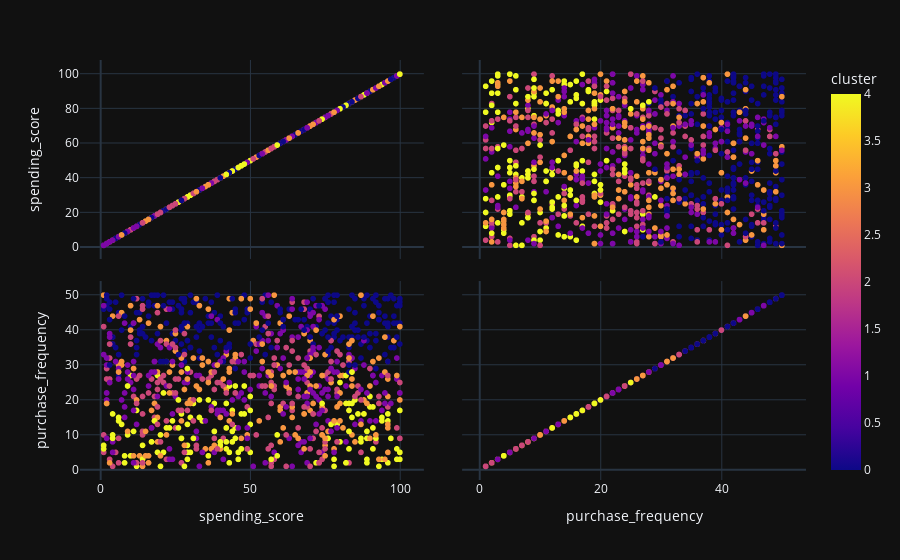

The cell this chart's notebook holds for it:
### Code cell
fig = px.scatter_matrix(features, dimensions=['spending_score', 'purchase_frequency'], color='cluster')
fig.show()

### Figure 1 — Plotly figure (JSON) as saved in the notebook; plotly's stock layout.template omitted (floating-point values rounded to 4 significant figures; data arrays with more than 128 entries replaced by an {"elided": "..."} marker saying what was removed)
{"data": [{"dimensions": [{"axis": {"matches": true}, "label": "spending_score", "values": {"elided": "1000 int values"}}, {"axis": {"matches": true}, "label": "purchase_frequency", "values": {"elided": "1000 int values"}}], "hovertemplate": "%{xaxis.title.text}=%{x}<br>%{yaxis.title.text}=%{y}<br>cluster=%{marker.color}<extra></extra>", "legendgroup": "", "marker": {"color": {"elided": "1000 int values"}, "coloraxis": "coloraxis", "symbol": "circle"}, "name": "", "showlegend": false, "type": "splom"}], "layout": {"coloraxis": {"colorbar": {"title": {"text": "cluster"}}, "colorscale": [[0, "#0d0887"], [0.1111, "#46039f"], [0.2222, "#7201a8"], [0.3333, "#9c179e"], [0.4444, "#bd3786"], [0.5556, "#d8576b"], [0.6667, "#ed7953"], [0.7778, "#fb9f3a"], [0.8889, "#fdca26"], [1, "#f0f921"]]}, "dragmode": "select", "legend": {"tracegroupgap": 0}, "margin": {"t": 60}}}
